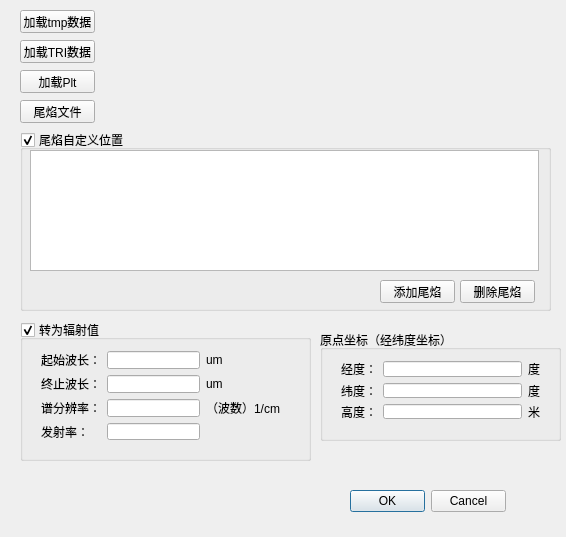
<?xml version="1.0" encoding="UTF-8"?>
<ui version="4.0">
 <class>TargetDataDlg</class>
 <widget class="QDialog" name="TargetDataDlg">
  <property name="geometry">
   <rect>
    <x>0</x>
    <y>0</y>
    <width>566</width>
    <height>537</height>
   </rect>
  </property>
  <property name="windowTitle">
   <string>加载目标数据</string>
  </property>
  <widget class="QPushButton" name="pushButton">
   <property name="geometry">
    <rect>
     <x>20</x>
     <y>10</y>
     <width>75</width>
     <height>23</height>
    </rect>
   </property>
   <property name="text">
    <string>加载tmp数据</string>
   </property>
  </widget>
  <widget class="QPushButton" name="pushButton_2">
   <property name="geometry">
    <rect>
     <x>20</x>
     <y>40</y>
     <width>75</width>
     <height>23</height>
    </rect>
   </property>
   <property name="text">
    <string>加载TRI数据</string>
   </property>
  </widget>
  <widget class="QLabel" name="label_tmp">
   <property name="geometry">
    <rect>
     <x>110</x>
     <y>10</y>
     <width>321</width>
     <height>21</height>
    </rect>
   </property>
   <property name="text">
    <string/>
   </property>
  </widget>
  <widget class="QLabel" name="label_TRI">
   <property name="geometry">
    <rect>
     <x>110</x>
     <y>40</y>
     <width>321</width>
     <height>16</height>
    </rect>
   </property>
   <property name="text">
    <string/>
   </property>
  </widget>
  <widget class="QDialogButtonBox" name="buttonBox">
   <property name="geometry">
    <rect>
     <x>350</x>
     <y>490</y>
     <width>156</width>
     <height>23</height>
    </rect>
   </property>
   <property name="standardButtons">
    <set>QDialogButtonBox::Cancel|QDialogButtonBox::Ok</set>
   </property>
  </widget>
  <widget class="QGroupBox" name="groupBox">
   <property name="geometry">
    <rect>
     <x>320</x>
     <y>330</y>
     <width>241</width>
     <height>111</height>
    </rect>
   </property>
   <property name="title">
    <string>原点坐标（经纬度坐标）</string>
   </property>
   <widget class="QWidget" name="gridLayoutWidget_2">
    <property name="geometry">
     <rect>
      <x>10</x>
      <y>20</y>
      <width>221</width>
      <height>80</height>
     </rect>
    </property>
    <layout class="QGridLayout" name="gridLayout_2">
     <item row="0" column="1">
      <widget class="QLineEdit" name="lineEditX"/>
     </item>
     <item row="1" column="0">
      <widget class="QLabel" name="label_2">
       <property name="text">
        <string>纬度：</string>
       </property>
      </widget>
     </item>
     <item row="1" column="1">
      <widget class="QLineEdit" name="lineEditY"/>
     </item>
     <item row="2" column="0">
      <widget class="QLabel" name="label_3">
       <property name="text">
        <string>高度：</string>
       </property>
      </widget>
     </item>
     <item row="2" column="1">
      <widget class="QLineEdit" name="lineEditZ"/>
     </item>
     <item row="0" column="0">
      <widget class="QLabel" name="label">
       <property name="text">
        <string>经度：</string>
       </property>
      </widget>
     </item>
     <item row="0" column="2">
      <widget class="QLabel" name="label_13">
       <property name="text">
        <string>度</string>
       </property>
      </widget>
     </item>
     <item row="1" column="2">
      <widget class="QLabel" name="label_12">
       <property name="text">
        <string>度</string>
       </property>
      </widget>
     </item>
     <item row="2" column="2">
      <widget class="QLabel" name="label_11">
       <property name="text">
        <string>米</string>
       </property>
      </widget>
     </item>
    </layout>
   </widget>
  </widget>
  <widget class="QGroupBox" name="groupBox_ToRadio">
   <property name="geometry">
    <rect>
     <x>20</x>
     <y>320</y>
     <width>291</width>
     <height>141</height>
    </rect>
   </property>
   <property name="title">
    <string>转为辐射值</string>
   </property>
   <property name="checkable">
    <bool>true</bool>
   </property>
   <widget class="QWidget" name="gridLayoutWidget">
    <property name="geometry">
     <rect>
      <x>10</x>
      <y>20</y>
      <width>261</width>
      <height>111</height>
     </rect>
    </property>
    <layout class="QGridLayout" name="gridLayout">
     <item row="2" column="1">
      <widget class="QLineEdit" name="lineEdit_fen"/>
     </item>
     <item row="0" column="0">
      <widget class="QLabel" name="label_4">
       <property name="text">
        <string>起始波长：</string>
       </property>
      </widget>
     </item>
     <item row="3" column="1">
      <widget class="QLineEdit" name="lineEdit_fa"/>
     </item>
     <item row="1" column="0">
      <widget class="QLabel" name="label_5">
       <property name="text">
        <string>终止波长：</string>
       </property>
      </widget>
     </item>
     <item row="3" column="0">
      <widget class="QLabel" name="label_7">
       <property name="text">
        <string>发射率：</string>
       </property>
      </widget>
     </item>
     <item row="0" column="1">
      <widget class="QLineEdit" name="lineEdit_start"/>
     </item>
     <item row="2" column="0">
      <widget class="QLabel" name="label_6">
       <property name="text">
        <string>谱分辨率：</string>
       </property>
      </widget>
     </item>
     <item row="1" column="1">
      <widget class="QLineEdit" name="lineEdit_End"/>
     </item>
     <item row="0" column="2">
      <widget class="QLabel" name="label_8">
       <property name="text">
        <string>um</string>
       </property>
      </widget>
     </item>
     <item row="1" column="2">
      <widget class="QLabel" name="label_9">
       <property name="text">
        <string>um</string>
       </property>
      </widget>
     </item>
     <item row="2" column="2">
      <widget class="QLabel" name="label_10">
       <property name="text">
        <string>（波数）1/cm</string>
       </property>
      </widget>
     </item>
    </layout>
   </widget>
  </widget>
  <widget class="QPushButton" name="pushButton_LoadJet">
   <property name="geometry">
    <rect>
     <x>20</x>
     <y>100</y>
     <width>75</width>
     <height>23</height>
    </rect>
   </property>
   <property name="text">
    <string>尾焰文件</string>
   </property>
  </widget>
  <widget class="QLabel" name="label_LoadJet">
   <property name="geometry">
    <rect>
     <x>120</x>
     <y>100</y>
     <width>321</width>
     <height>20</height>
    </rect>
   </property>
   <property name="text">
    <string/>
   </property>
  </widget>
  <widget class="QPushButton" name="pushButton_Plt">
   <property name="geometry">
    <rect>
     <x>20</x>
     <y>70</y>
     <width>75</width>
     <height>23</height>
    </rect>
   </property>
   <property name="text">
    <string>加载Plt</string>
   </property>
  </widget>
  <widget class="QLabel" name="label_Plt">
   <property name="geometry">
    <rect>
     <x>110</x>
     <y>70</y>
     <width>321</width>
     <height>16</height>
    </rect>
   </property>
   <property name="text">
    <string/>
   </property>
  </widget>
  <widget class="QGroupBox" name="groupBox_CustomJet">
   <property name="geometry">
    <rect>
     <x>20</x>
     <y>130</y>
     <width>531</width>
     <height>181</height>
    </rect>
   </property>
   <property name="title">
    <string>尾焰自定义位置</string>
   </property>
   <property name="checkable">
    <bool>true</bool>
   </property>
   <widget class="QPushButton" name="pushButton_RemoveJet">
    <property name="geometry">
     <rect>
      <x>440</x>
      <y>150</y>
      <width>75</width>
      <height>23</height>
     </rect>
    </property>
    <property name="text">
     <string>删除尾焰</string>
    </property>
   </widget>
   <widget class="QPushButton" name="pushButton_AddJet">
    <property name="geometry">
     <rect>
      <x>360</x>
      <y>150</y>
      <width>75</width>
      <height>23</height>
     </rect>
    </property>
    <property name="text">
     <string>添加尾焰</string>
    </property>
   </widget>
   <widget class="QTableWidget" name="tableWidget_JetPara">
    <property name="geometry">
     <rect>
      <x>10</x>
      <y>20</y>
      <width>509</width>
      <height>121</height>
     </rect>
    </property>
   </widget>
  </widget>
 </widget>
 <layoutdefault spacing="6" margin="11"/>
 <resources/>
 <connections>
  <connection>
   <sender>pushButton</sender>
   <signal>clicked()</signal>
   <receiver>TargetDataDlg</receiver>
   <slot>slotButtonClicked_tmp()</slot>
   <hints>
    <hint type="sourcelabel">
     <x>74</x>
     <y>58</y>
    </hint>
    <hint type="destinationlabel">
     <x>343</x>
     <y>18</y>
    </hint>
   </hints>
  </connection>
  <connection>
   <sender>pushButton_2</sender>
   <signal>clicked()</signal>
   <receiver>TargetDataDlg</receiver>
   <slot>slotButtonClicked_TRI()</slot>
   <hints>
    <hint type="sourcelabel">
     <x>78</x>
     <y>121</y>
    </hint>
    <hint type="destinationlabel">
     <x>362</x>
     <y>84</y>
    </hint>
   </hints>
  </connection>
  <connection>
   <sender>buttonBox</sender>
   <signal>accepted()</signal>
   <receiver>TargetDataDlg</receiver>
   <slot>accept()</slot>
   <hints>
    <hint type="sourcelabel">
     <x>280</x>
     <y>560</y>
    </hint>
    <hint type="destinationlabel">
     <x>331</x>
     <y>136</y>
    </hint>
   </hints>
  </connection>
  <connection>
   <sender>buttonBox</sender>
   <signal>rejected()</signal>
   <receiver>TargetDataDlg</receiver>
   <slot>reject()</slot>
   <hints>
    <hint type="sourcelabel">
     <x>330</x>
     <y>560</y>
    </hint>
    <hint type="destinationlabel">
     <x>381</x>
     <y>165</y>
    </hint>
   </hints>
  </connection>
  <connection>
   <sender>pushButton_LoadJet</sender>
   <signal>clicked()</signal>
   <receiver>TargetDataDlg</receiver>
   <slot>slotButtonClicked_LoadJet()</slot>
   <hints>
    <hint type="sourcelabel">
     <x>49</x>
     <y>170</y>
    </hint>
    <hint type="destinationlabel">
     <x>185</x>
     <y>99</y>
    </hint>
   </hints>
  </connection>
  <connection>
   <sender>pushButton_Plt</sender>
   <signal>clicked()</signal>
   <receiver>TargetDataDlg</receiver>
   <slot>slotButtonClicked_LoadPlt()</slot>
   <hints>
    <hint type="sourcelabel">
     <x>27</x>
     <y>106</y>
    </hint>
    <hint type="destinationlabel">
     <x>27</x>
     <y>79</y>
    </hint>
   </hints>
  </connection>
 </connections>
 <slots>
  <slot>slotButtonClicked_tmp()</slot>
  <slot>slotButtonClicked_TRI()</slot>
  <slot>slotButtonClicked_LoadJet()</slot>
  <slot>slotButtonClicked_LoadPlt()</slot>
 </slots>
</ui>
